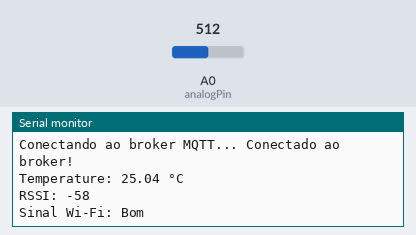
Recording of a sketch running on a simulated ESP8266 (NodeMCU). Parts: the last lines printed to the serial monitor. The inputs (shaded band) are chosen by the test bench; at power-on: A0 (analogPin) = 512. WiFi joins after 1.5 s; servers stay silent unless stated; no MQTT or app messages arrive unless stated.

Above: at 2.7 s.
2.8 s: A0 (analogPin) set to 0
At 4.5 s:
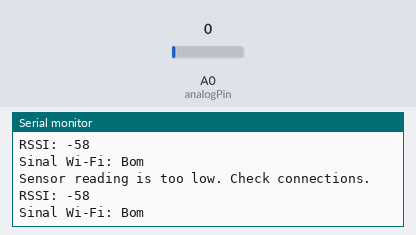
7.0 s: A0 (analogPin) set to 122
At 8.9 s:
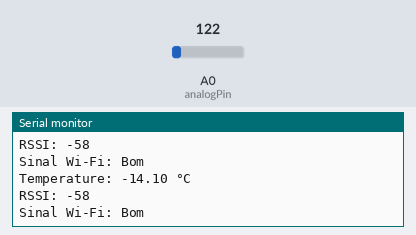

Measured:
- after the input at 2.8 s, the serial monitor: prints a new line after 0.77 s (image 1)
- after the input at 7.0 s, the serial monitor: prints a new line after 0.57 s (image 2)

The sketch:

ESP8266-NTC-MQTT.ino
```cpp
//Programa ESP8266 - NTC
#include <ESP8266WiFi.h>
#include <PubSubClient.h>
#include <math.h>

// Configurações WiFi e MQTT
const char* ssid = " NOME DA REDE "; //exemplo: wifi_one
const char* password = " PASSWORD "; //exemplo: wifione002
const char* mqtt_server = " BROKER IP ";  // IP do broker MQTT, exemplo: 192.168.1.1
const int mqtt_port = 1883;                // Porta MQTT

const char* mqtt_user = "user_mosquitto";          // Usuário do broker MQTT
const char* mqtt_pass = "password1";      // Senha do broker MQTT

// Configuração do pino do NTC e do resistor
const int analogPin = A0;
const int resistorValue = 10000;
const float BETA = 3950;

// Tópicos MQTT
const char* MQTT_PUB_TEMP = "esp/ntc/temperatura";
const char* MQTT_PUB_RSSI = "esp/wifi/rssi";

WiFiClient espClient;
PubSubClient client(espClient);

void setup() {
  Serial.begin(115200);
  setup_wifi();
  client.setServer(mqtt_server, mqtt_port);
}

void setup_wifi() {
  delay(10);
  Serial.print("Conectando ao WiFi: ");
  Serial.println(ssid);
  WiFi.begin(ssid, password);

  while (WiFi.status() != WL_CONNECTED) {
    delay(500);
    Serial.print(".");
  }
  Serial.println("\nConectado ao WiFi!");
}

void loop() {
  if (!client.connected()) {
    reconnect();
  }
  client.loop();

  // Leitura e publicação da temperatura do NTC
  float temperature = readNTCTemperature();
  publishTemperature(temperature);

  // Publicação do RSSI
  publishRSSI();

  delay(2000);
}

float readNTCTemperature() {
  int sensorValue = analogRead(analogPin);
  float temperature = 0;

  if (sensorValue > 0) {
    float resistance = resistorValue * ((1023.0 / (float)sensorValue) - 1.0);

    temperature = 1.0 / (log(resistance / 10000.0) / BETA + 1.0 / (25.0 + 273.15));
    temperature -= 273.15;

    Serial.print("Temperature: ");
    Serial.print(temperature);
    Serial.println(" °C");
  } else {
    Serial.println("Sensor reading is too low. Check connections.");
  }

  return temperature;
}

void publishTemperature(float temperature) {
  String temperatureStr = String(temperature, 2);
  client.publish(MQTT_PUB_TEMP, temperatureStr.c_str(), true);
}

void publishRSSI() {
  long rssi = WiFi.RSSI();
  String rssiStr = String(rssi);

  client.publish(MQTT_PUB_RSSI, rssiStr.c_str(), true);

  Serial.print("RSSI: ");
  Serial.println(rssi);

  if (rssi >= -50) {
    Serial.println("Sinal Wi-Fi: Ótimo");
  } else if (rssi < -50 && rssi >= -60) {
    Serial.println("Sinal Wi-Fi: Bom");
  } else if (rssi < -60 && rssi >= -70) {
    Serial.println("Sinal Wi-Fi: Médio");
  } else {
    Serial.println("Sinal Wi-Fi: Ruim");
  }
}

void reconnect() {
  while (!client.connected()) {
    Serial.print("Conectando ao broker MQTT...");
    if (client.connect("ESP8266Client", mqtt_user, mqtt_pass)) {
      Serial.println(" Conectado ao broker!");
    } else {
      Serial.print(" Falha na conexão. Código de erro: ");
      Serial.print(client.state());
      Serial.println(" Tentando novamente em 3 segundos...");
      delay(3000);
    }
  }
}
```
